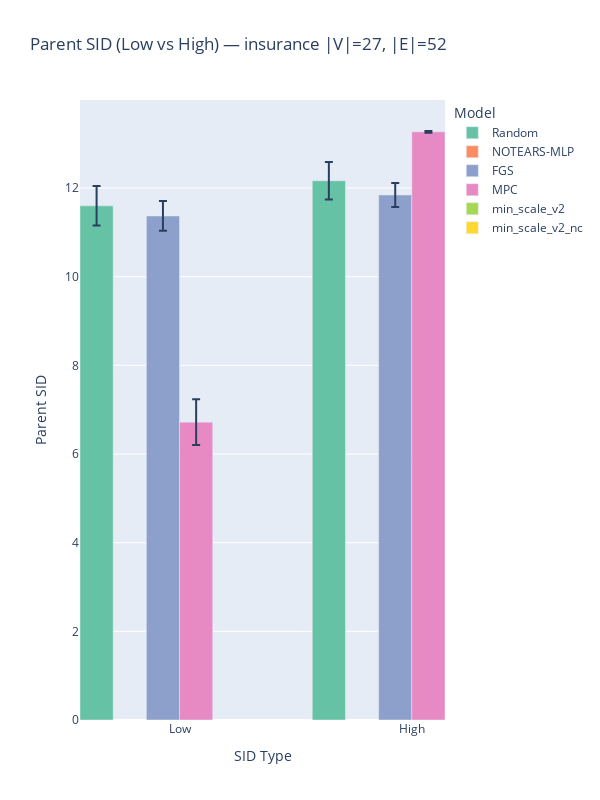

Here is the notebook cell this chart was saved with:
### Code cell
plot_sid_grouped_by_type(data_to_plot[data_to_plot['dataset']=='insurance'],
                    model_order=model_order)

### Figure 1 — Plotly figure (JSON) as saved in the notebook; plotly's stock layout.template omitted (floating-point values rounded to 4 significant figures)
{"data": [{"customdata": ["Random", "FGS", "MPC", "Random", "FGS", "MPC"], "error_y": {"array": [0.4466, 0.3364, 0.5159, 0.4241, 0.2714, 0.01856], "type": "data", "visible": true}, "hovertemplate": "Model: %{customdata}<br>SID: %{y:.2f}<extra></extra>", "marker": {"color": ["rgb(102,194,165)", "rgb(141,160,203)", "rgb(231,138,195)", "rgb(102,194,165)", "rgb(141,160,203)", "rgb(231,138,195)"]}, "showlegend": false, "type": "bar", "x": [0, 2, 3, 7, 9, 10], "y": [11.6, 11.37, 6.719, 12.16, 11.84, 13.27]}, {"marker": {"color": "rgb(102,194,165)"}, "name": "Random", "showlegend": true, "type": "bar", "x": [null], "y": [null]}, {"marker": {"color": "rgb(252,141,98)"}, "name": "NOTEARS-MLP", "showlegend": true, "type": "bar", "x": [null], "y": [null]}, {"marker": {"color": "rgb(141,160,203)"}, "name": "FGS", "showlegend": true, "type": "bar", "x": [null], "y": [null]}, {"marker": {"color": "rgb(231,138,195)"}, "name": "MPC", "showlegend": true, "type": "bar", "x": [null], "y": [null]}, {"marker": {"color": "rgb(166,216,84)"}, "name": "min_scale_v2", "showlegend": true, "type": "bar", "x": [null], "y": [null]}, {"marker": {"color": "rgb(255,217,47)"}, "name": "min_scale_v2_nc", "showlegend": true, "type": "bar", "x": [null], "y": [null]}], "layout": {"bargap": 0, "height": 800, "legend": {"title": {"text": "Model"}}, "showlegend": true, "title": {"text": "Parent SID (Low vs High) — insurance |V|=27, |E|=52"}, "width": 600, "xaxis": {"tickmode": "array", "ticktext": ["Low", "High"], "tickvals": [2.5, 9.5], "title": {"text": "SID Type"}}, "yaxis": {"title": {"text": "Parent SID"}}}}
